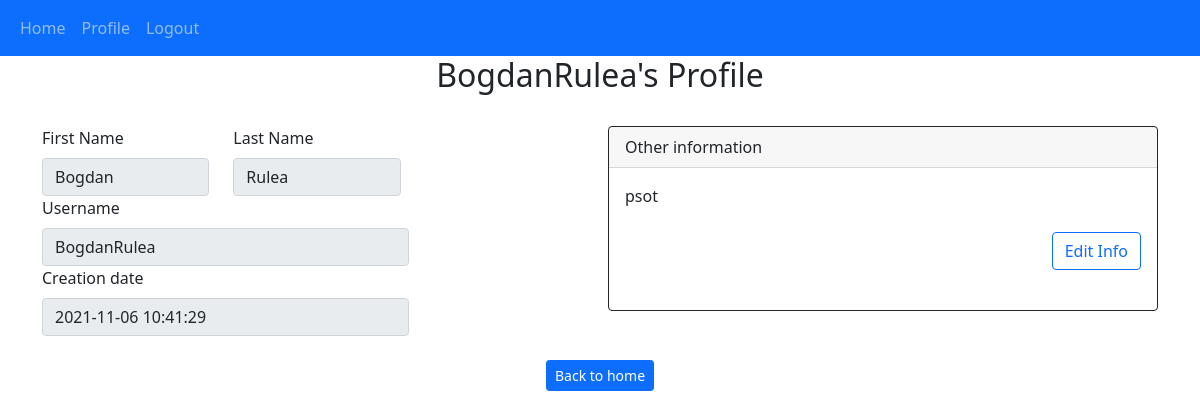
Before: /profile/BogdanRulea (signed in) with the older database file.
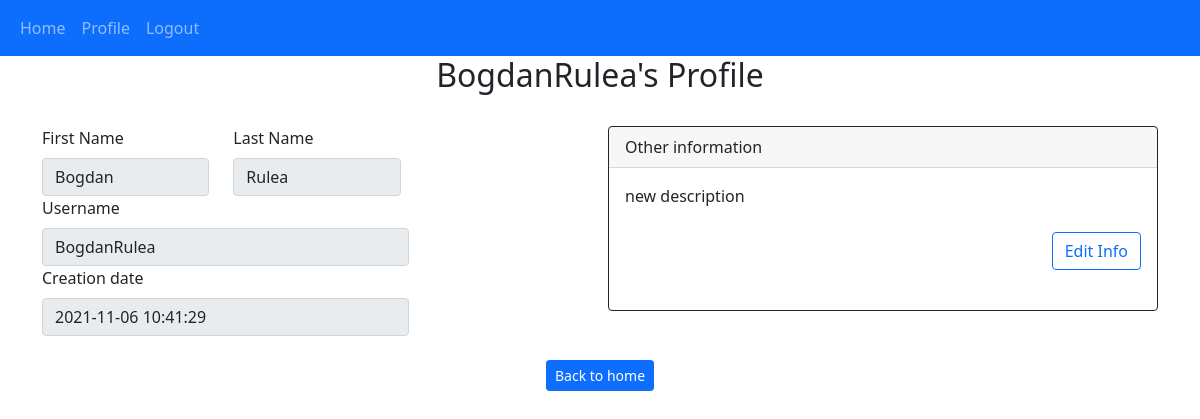
After: the same page with the newer database file.
### webpage/models.py (models this page shows)
class User(db.Model, UserMixin):
    id = db.Column(db.Integer, primary_key = True)
    fname = db.Column(db.String(100))
    lname = db.Column(db.String(100))
    email = db.Column(db.String(100), unique = True)
    username = db.Column(db.String(100), unique = True)
    password = db.Column(db.String(150))
    creation_date = db.Column(db.DateTime(timezone = True), default = func.now())
    description = db.Column(db.String(500))
    posts = db.relationship('Post', backref = 'user', passive_deletes = True)
    comments = db.relationship('Comment', backref = 'user', passive_deletes = True)
    likes = db.relationship('Like', backref = 'user', passive_deletes = True)

### webpage/views.py (the view)
@views.route('/profile/<userName>')
@login_required
def profile(userName):
    user = User.query.filter_by(username = userName).first()
    if not user:
        flash('User does not exist.', category='error')
    else:
        return render_template('user_profile.html', user = user, curr = current_user)
    return redirect(url_for('views.home'))

### webpage/__init__.py (called while the page is built)
def create_app():
    app = Flask(__name__)
    app.config['SECRET_KEY'] = "thisismysecretkey"
    app.config['SQLALCHEMY_DATABASE_URI'] = f'sqlite:///{DB_NAME}'
    db.init_app(app)
    from .views import views
    from .auth import auth
    app.register_blueprint(views, url_prefix = "/")
    app.register_blueprint(auth, url_prefix = "/")
    from .models import User, Post, Comment, Like
    create_database(app)
    print("Database created!")
    login_manager = LoginManager()
    login_manager.login_view = "auth.login"
    login_manager.init_app(app)
    @login_manager.user_loader
    def load_user(id):
        return User.query.get(int(id))
    return app

### webpage/templates/user_profile.html (shortened to what this page needs)
{% extends "posts_div.html"%}
{% block content %}
{% block header %}
<h2 align='center'>{{user.username}}'s Profile</h2>
{% endblock%}
<br/>
<div class="row g-3 justify-content-between">
    <div class="col">
        <div class="row">
        <div class="col-md-4">
            <label for="fname" class="form-label">First Name</label>
            <input class="form-control" type="text" value="{{user.fname}}" id="fname" disabled readonly>
        </div>
        <div class="col-md-4">
            <label for="lname" class="form-label">Last Name</label>
            <input class="form-control" type="text" value="{{user.lname}}" id="lname" disabled readonly>
        </div>
    </div>
        <div>
            <div class="col-md-8">
                <label for="userid" class="form-label">Username</label>
                <input class="form-control" type="text" value="{{user.username}}" id="userid" disabled readonly>
            </div>
            <div class="col-md-8">
                <label for="usercd" class="form-label">Creation date</label>
                <input class="form-control" type="text" value="{{user.creation_date}}" id="usercd" disabled readonly>
            </div>
        </div>
    </div>
    <div class="col-md-6">
        <div class="card border-dark">
            <div class="card-header">Other information</div>
            <div class="card-body">
                <div class="card-text">{{user.description}}</div>
                {% if user.username == curr.username%}
                <br/>
                <div class="text-end">
                    <a class="btn btn-outline-primary" data-bs-toggle="collapse" href="#desccol" role="button" aria-expanded="false" aria-controls="desccol">
                        Edit Info
                    </a>
                </div>
                <br/>
                {%endif%}
            </div>
        </div>
    </div>
</div>
{% block footer %}
<br />
<div align='center'>
    <a href="/home">
        <button type="button" class="btn btn-primary btn-sm">Back to home</button>
    </a>
</div>
{% endblock %}
{% endblock %}

### webpage/templates/posts_div.html (shortened to what this page needs)
{% extends "main.html"%}

### webpage/templates/main.html (shortened to what this page needs)
<!DOCTYPE html>
<html lang="en">
<head>
  <link href="https://cdn.jsdelivr.net/npm/bootstrap@5.1.3/dist/css/bootstrap.min.css" rel="stylesheet"
 />
</head>
<body>
  <nav class="navbar navbar-expand-lg navbar-dark bg-primary">
    <div class="container-fluid">
      <div class="collapse navbar-collapse" id="navbar">
        <div class="navbar-nav">
          <a class="nav-item nav-link" href="/home">Home</a>
          {% if user.is_authenticated %}
          <a class="nav-item nav-link" href="/profile/{{user.username}}">Profile</a>
          <div class="nav-item"><a class="nav-link" href="/logout">Logout</a></div>
          {% else %}
          <a class="nav-item nav-link" href="/login">Login</a>
          <a class="nav-item nav-link" href="/sign-up">Sign Up</a>
          {% endif %}
        </div>
      </div>
    </div>
  </nav>
  <div class="container">{% block content %}{% endblock %}</div>
</body>
</html>

Changed rows visible on the page:
changed User "BogdanRulea": description "psot" → "new description"
